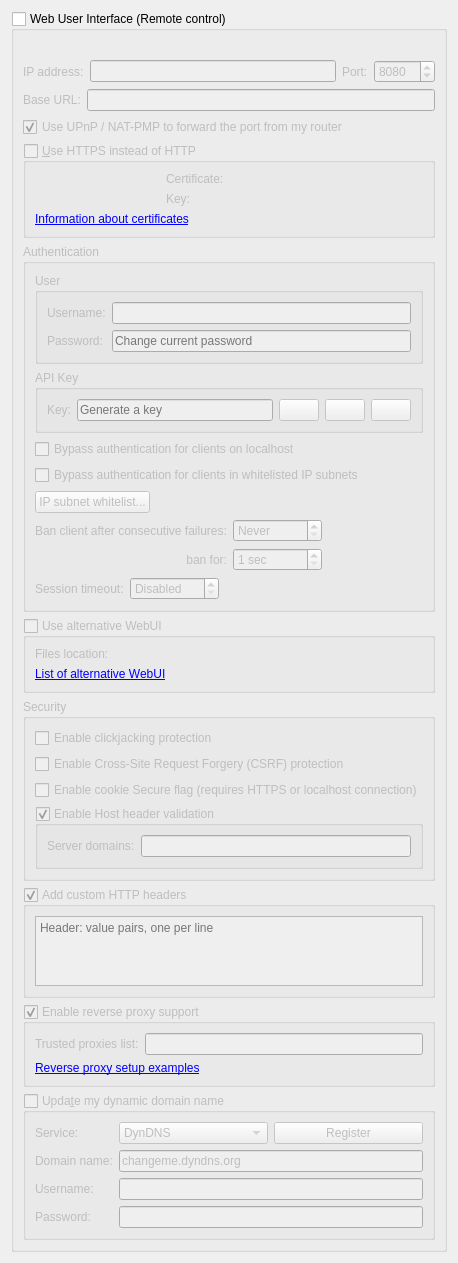
          <widget class="QWidget" name="scrollAreaWidgetContents_7">
           <property name="geometry">
            <rect>
             <x>0</x>
             <y>0</y>
             <width>382</width>
             <height>1045</height>
            </rect>
           </property>
           <layout class="QVBoxLayout" name="verticalLayout_23">
            <item>
             <widget class="QGroupBox" name="checkWebUI">
              <property name="title">
               <string>Web User Interface (Remote control)</string>
              </property>
              <property name="checkable">
               <bool>true</bool>
              </property>
              <property name="checked">
               <bool>false</bool>
              </property>
              <layout class="QVBoxLayout" name="verticalLayout_2">
               <item>
                <widget class="QLabel" name="labelWebUIError">
                 <property name="font">
                  <font>
                   <italic>true</italic>
                  </font>
                 </property>
                 <property name="text">
                  <string/>
                 </property>
                </widget>
               </item>
               <item>
                <layout class="QHBoxLayout" name="horizontalLayout_2">
                 <item>
                  <widget class="QLabel" name="lblWebUIAddress">
                   <property name="text">
                    <string>IP address:</string>
                   </property>
                  </widget>
                 </item>
                 <item>
                  <widget class="QLineEdit" name="textWebUIAddress">
                   <property name="toolTip">
                    <string>IP address that the Web UI will bind to.
Specify an IPv4 or IPv6 address. You can specify &quot;0.0.0.0&quot; for any IPv4 address,
&quot;::&quot; for any IPv6 address, or &quot;*&quot; for both IPv4 and IPv6.</string>
                   </property>
                  </widget>
                 </item>
                 <item>
                  <widget class="QLabel" name="lblWebUIPort">
                   <property name="text">
                    <string>Port:</string>
                   </property>
                  </widget>
                 </item>
                 <item>
                  <widget class="QSpinBox" name="spinWebUIPort">
                   <property name="minimum">
                    <number>1</number>
                   </property>
                   <property name="maximum">
                    <number>65535</number>
                   </property>
                   <property name="value">
                    <number>8080</number>
                   </property>
                  </widget>
                 </item>
                </layout>
               </item>
               <item>
                <layout class="QHBoxLayout" name="horizontalLayout_2">
                 <item>
                  <widget class="QLabel" name="lblWebUIBaseUrl">
                   <property name="text">
                    <string>Base URL:</string>
                   </property>
                  </widget>
                 </item>
                 <item>
                  <widget class="QLineEdit" name="textWebUIBaseUrl">
                   <property name="toolTip">
                    <string>Base URL when copying path to clipboard</string>
                   </property>
                  </widget>
                 </item>
                </layout>
               </item>
               <item>
                <widget class="QCheckBox" name="checkWebUIUPnP">
                 <property name="text">
                  <string>Use UPnP / NAT-PMP to forward the port from my router</string>
                 </property>
                 <property name="checked">
                  <bool>true</bool>
                 </property>
                </widget>
               </item>
               <item>
                <widget class="QGroupBox" name="checkWebUIHttps">
                 <property name="title">
                  <string>&amp;Use HTTPS instead of HTTP</string>
                 </property>
                 <property name="checkable">
                  <bool>true</bool>
                 </property>
                 <property name="checked">
                  <bool>false</bool>
                 </property>
                 <layout class="QGridLayout" name="gridLayout_11">
                  <item row="0" column="0">
                   <widget class="QLabel" name="lblSslCertStatus"/>
                  </item>
                  <item row="0" column="1">
                   <widget class="QLabel" name="lblWebUICrt">
                    <property name="text">
                     <string>Certificate:</string>
                    </property>
                   </widget>
                  </item>
                  <item row="0" column="2">
                   <widget class="FileSystemPathLineEdit" name="textWebUIHttpsCert" native="true"/>
                  </item>
                  <item row="1" column="0">
                   <widget class="QLabel" name="lblSslKeyStatus"/>
                  </item>
                  <item row="1" column="1">
                   <widget class="QLabel" name="lblWebUIKey">
                    <property name="text">
                     <string>Key:</string>
                    </property>
                   </widget>
                  </item>
                  <item row="1" column="2">
                   <widget class="FileSystemPathLineEdit" name="textWebUIHttpsKey" native="true"/>
                  </item>
                  <item row="2" column="0" colspan="3">
                   <widget class="QLabel" name="lblWebUICertInfo">
                    <property name="text">
                     <string>&lt;a href=https://httpd.apache.org/docs/current/ssl/ssl_faq.html#aboutcerts&gt;Information about certificates&lt;/a&gt;</string>
                    </property>
                    <property name="openExternalLinks">
                     <bool>true</bool>
                    </property>
                    <property name="textInteractionFlags">
                     <set>Qt::TextInteractionFlag::LinksAccessibleByKeyboard|Qt::TextInteractionFlag::LinksAccessibleByMouse</set>
                    </property>
                   </widget>
                  </item>
                 </layout>
                </widget>
               </item>
               <item>
                <widget class="QGroupBox" name="groupWebUIAuth">
                 <property name="title">
                  <string>Authentication</string>
                 </property>
                 <layout class="QVBoxLayout" name="verticalLayout_35">
                  <item>
                   <widget class="QGroupBox" name="groupWebUIUser">
                    <property name="title">
                     <string>User</string>
                    </property>
                    <layout class="QGridLayout" name="gridLayoutUser">
                     <item row="0" column="0">
                      <widget class="QLabel" name="lblWebUIUsername">
                       <property name="text">
                        <string>Username:</string>
                       </property>
                      </widget>
                     </item>
                     <item row="0" column="1">
                      <widget class="QLineEdit" name="textWebUIUsername"/>
                     </item>
                     <item row="1" column="0">
                      <widget class="QLabel" name="lblWebUIPassword">
                       <property name="text">
                        <string>Password:</string>
                       </property>
                      </widget>
                     </item>
                     <item row="1" column="1">
                      <widget class="QLineEdit" name="textWebUIPassword">
                       <property name="echoMode">
                        <enum>QLineEdit::EchoMode::Password</enum>
                       </property>
                       <property name="placeholderText">
                        <string>Change current password</string>
                       </property>
                      </widget>
                     </item>
                    </layout>
                   </widget>
                  </item>
                  <item>
                   <widget class="QGroupBox" name="groupWebUIAPIKey">
                    <property name="title">
                     <string>API Key</string>
                    </property>
                    <layout class="QGridLayout" name="gridLayoutAPIKey">
                     <item row="0" column="0">
                      <widget class="QLabel" name="lblWebUIAPIKey">
                       <property name="text">
                        <string>Key:</string>
                       </property>
                      </widget>
                     </item>
                     <item row="0" column="1">
                      <layout class="QHBoxLayout" name="horizontalLayoutAPIKey">
                       <item>
                        <widget class="QLineEdit" name="textWebUIAPIKey">
                         <property name="readOnly">
                          <bool>true</bool>
                         </property>
                         <property name="placeholderText">
                          <string>Generate a key</string>
                         </property>
                        </widget>
                       </item>
                       <item>
                        <widget class="QPushButton" name="btnWebUIAPIKeyCopy">
                         <property name="enabled">
                          <bool>false</bool>
                         </property>
                         <property name="toolTip">
                          <string>Copy API key</string>
                         </property>
                         <property name="icon">
                          <iconset>
                           <normaloff>:/icons/edit-copy.svg</normaloff>:/icons/edit-copy.svg</iconset>
                         </property>
                        </widget>
                       </item>
                       <item>
                        <widget class="QPushButton" name="btnWebUIAPIKeyRotate">
                         <property name="toolTip">
                          <string>Generate API key</string>
                         </property>
                         <property name="icon">
                          <iconset>
                           <normaloff>:/icons/view-refresh.svg</normaloff>:/icons/view-refresh.svg</iconset>
                         </property>
                        </widget>
                       </item>
                       <item>
                        <widget class="QPushButton" name="btnWebUIAPIKeyDelete">
                         <property name="toolTip">
                          <string>Delete API key</string>
                         </property>
                         <property name="icon">
                          <iconset>
                           <normaloff>:/icons/list-remove.svg</normaloff>:/icons/list-remove.svg</iconset>
                         </property>
                        </widget>
                       </item>
                      </layout>
                     </item>
                    </layout>
                   </widget>
                  </item>
                  <item>
                   <widget class="QCheckBox" name="checkBypassLocalAuth">
                    <property name="text">
                     <string>Bypass authentication for clients on localhost</string>
                    </property>
                   </widget>
                  </item>
                  <item>
                   <widget class="QCheckBox" name="checkBypassAuthSubnetWhitelist">
                    <property name="text">
                     <string>Bypass authentication for clients in whitelisted IP subnets</string>
                    </property>
                   </widget>
                  </item>
                  <item>
                   <widget class="QPushButton" name="IPSubnetWhitelistButton">
                    <property name="sizePolicy">
                     <sizepolicy hsizetype="Fixed" vsizetype="Fixed">
                      <horstretch>0</horstretch>
                      <verstretch>0</verstretch>
                     </sizepolicy>
                    </property>
                    <property name="text">
                     <string>IP subnet whitelist...</string>
                    </property>
                   </widget>
                  </item>
                  <item>
                   <layout class="QGridLayout" name="gridLayout_10">
                    <item row="0" column="0">
                     <widget class="QLabel" name="lblBanCounter">
                      <property name="text">
                       <string>Ban client after consecutive failures:</string>
                      </property>
                     </widget>
                    </item>
                    <item row="0" column="1">
                     <widget class="QSpinBox" name="spinBanCounter">
                      <property name="specialValueText">
                       <string>Never</string>
                      </property>
                      <property name="maximum">
                       <number>2147483647</number>
                      </property>
                     </widget>
                    </item>
                    <item row="0" column="2">
                     <spacer name="horizontalSpacer_15">
                      <property name="orientation">
                       <enum>Qt::Orientation::Horizontal</enum>
                      </property>
                      <property name="sizeHint" stdset="0">
                       <size>
                        <width>40</width>
                        <height>20</height>
                       </size>
                      </property>
                     </spacer>
                    </item>
                    <item row="1" column="0">
                     <widget class="QLabel" name="lblBanDuration">
                      <property name="text">
                       <string>ban for:</string>
                      </property>
                      <property name="alignment">
                       <set>Qt::AlignmentFlag::AlignRight|Qt::AlignmentFlag::AlignTrailing|Qt::AlignmentFlag::AlignVCenter</set>
                      </property>
                     </widget>
                    </item>
                    <item row="1" column="1">
                     <widget class="QSpinBox" name="spinBanDuration">
                      <property name="suffix">
                       <string> sec</string>
                      </property>
                      <property name="minimum">
                       <number>1</number>
                      </property>
                      <property name="maximum">
                       <number>2147483647</number>
                      </property>
                     </widget>
                    </item>
                   </layout>
                  </item>
                  <item>
                   <layout class="QHBoxLayout" name="horizontalLayout_13">
                    <item>
                     <widget class="QLabel" name="lblSessionTimeout">
                      <property name="text">
                       <string>Session timeout:</string>
                      </property>
                     </widget>
                    </item>
                    <item>
                     <widget class="QSpinBox" name="spinSessionTimeout">
                      <property name="specialValueText">
                       <string>Disabled</string>
                      </property>
                      <property name="suffix">
                       <string> sec</string>
                      </property>
                      <property name="maximum">
                       <number>2147483647</number>
                      </property>
                     </widget>
                    </item>
                    <item>
                     <spacer name="horizontalSpacer_11">
                      <property name="orientation">
                       <enum>Qt::Orientation::Horizontal</enum>
                      </property>
                      <property name="sizeHint" stdset="0">
                       <size>
                        <width>40</width>
                        <height>20</height>
                       </size>
                      </property>
                     </spacer>
                    </item>
                   </layout>
                  </item>
                 </layout>
                </widget>
               </item>
               <item>
                <widget class="QGroupBox" name="groupAltWebUI">
                 <property name="title">
                  <string>Use alternative WebUI</string>
                 </property>
                 <property name="checkable">
                  <bool>true</bool>
                 </property>
                 <property name="checked">
                  <bool>false</bool>
                 </property>
                 <layout class="QVBoxLayout" name="verticalLayout_41">
                  <item>
                   <layout class="QHBoxLayout" name="horizontalLayout_5">
                    <item>
                     <widget class="QLabel" name="labelWebUIRootFolder">
                      <property name="text">
                       <string>Files location:</string>
                      </property>
                     </widget>
                    </item>
                    <item>
                     <widget class="FileSystemPathLineEdit" name="textWebUIRootFolder" native="true"/>
                    </item>
                   </layout>
                  </item>
                  <item>
                   <widget class="QLabel" name="lblAltWebUIList">
                    <property name="text">
                     <string>&lt;a href=&quot;https://github.com/qbittorrent/qBittorrent/wiki/List-of-known-alternate-WebUIs&quot;&gt;List of alternative WebUI&lt;/a&gt;</string>
                    </property>
                    <property name="openExternalLinks">
                     <bool>true</bool>
                    </property>
                    <property name="textInteractionFlags">
                     <set>Qt::TextInteractionFlag::LinksAccessibleByKeyboard|Qt::TextInteractionFlag::LinksAccessibleByMouse</set>
                    </property>
                   </widget>
                  </item>
                 </layout>
                </widget>
               </item>
               <item>
                <widget class="QGroupBox" name="groupBox_3">
                 <property name="title">
                  <string>Security</string>
                 </property>
                 <layout class="QVBoxLayout" name="verticalLayout_33">
                  <item>
                   <widget class="QCheckBox" name="checkClickjacking">
                    <property name="text">
                     <string>Enable clickjacking protection</string>
                    </property>
                   </widget>
                  </item>
                  <item>
                   <widget class="QCheckBox" name="checkCSRFProtection">
                    <property name="text">
                     <string>Enable Cross-Site Request Forgery (CSRF) protection</string>
                    </property>
                   </widget>
                  </item>
                  <item>
                   <widget class="QCheckBox" name="checkSecureCookie">
                    <property name="text">
                     <string>Enable cookie Secure flag (requires HTTPS or localhost connection)</string>
                    </property>
                   </widget>
                  </item>
                  <item>
                   <widget class="QGroupBox" name="groupHostHeaderValidation">
                    <property name="title">
                     <string>Enable Host header validation</string>
                    </property>
                    <property name="checkable">
                     <bool>true</bool>
                    </property>
                    <layout class="QVBoxLayout" name="verticalLayout_32">
                     <item>
                      <layout class="QHBoxLayout" name="horizontalLayout_10">
                       <item>
                        <widget class="QLabel" name="labelServerDomains">
                         <property name="text">
                          <string>Server domains:</string>
                         </property>
                        </widget>
                       </item>
                       <item>
                        <widget class="QLineEdit" name="textServerDomains">
                         <property name="toolTip">
                          <string>Whitelist for filtering HTTP Host header values.
In order to defend against DNS rebinding attack,
you should put in domain names used by WebUI server.

Use ';' to split multiple entries. Can use wildcard '*'.</string>
                         </property>
                        </widget>
                       </item>
                      </layout>
                     </item>
                    </layout>
                   </widget>
                  </item>
                 </layout>
                </widget>
               </item>
               <item>
                <widget class="QGroupBox" name="groupWebUIAddCustomHTTPHeaders">
                 <property name="title">
                  <string>Add custom HTTP headers</string>
                 </property>
                 <property name="checkable">
                  <bool>true</bool>
                 </property>
                 <layout class="QVBoxLayout" name="verticalLayout_8">
                  <item>
                   <widget class="QPlainTextEdit" name="textWebUICustomHTTPHeaders">
                    <property name="tabChangesFocus">
                     <bool>true</bool>
                    </property>
                    <property name="lineWrapMode">
                     <enum>QPlainTextEdit::LineWrapMode::NoWrap</enum>
                    </property>
                    <property name="placeholderText">
                     <string>Header: value pairs, one per line</string>
                    </property>
                   </widget>
                  </item>
                 </layout>
                </widget>
               </item>
               <item>
                <widget class="QGroupBox" name="groupEnableReverseProxySupport">
                 <property name="title">
                  <string>Enable reverse proxy support</string>
                 </property>
                 <property name="checkable">
                  <bool>true</bool>
                 </property>
                 <layout class="QVBoxLayout" name="verticalLayout_331">
                  <item>
                   <layout class="QHBoxLayout" name="horizontalLayout_131">
                    <item>
                     <widget class="QLabel" name="lblReverseProxiesList">
                      <property name="text">
                       <string>Trusted proxies list:</string>
                      </property>
                     </widget>
                    </item>
                    <item>
                     <widget class="QLineEdit" name="textTrustedReverseProxiesList">
                      <property name="toolTip">
                       <string>Specify reverse proxy IPs (or subnets, e.g. 0.0.0.0/24) in order to use forwarded client address (X-Forwarded-For header). Use ';' to split multiple entries.</string>
                      </property>
                     </widget>
                    </item>
                   </layout>
                  </item>
                  <item>
                   <widget class="QLabel" name="labelReverseProxyLink">
                    <property name="text">
                     <string>&lt;a href=https://github.com/qbittorrent/qBittorrent/wiki#reverse-proxy-setup-for-webui-access&gt;Reverse proxy setup examples&lt;/a&gt;</string>
                    </property>
                    <property name="openExternalLinks">
                     <bool>true</bool>
                    </property>
                    <property name="textInteractionFlags">
                     <set>Qt::TextInteractionFlag::LinksAccessibleByKeyboard|Qt::TextInteractionFlag::LinksAccessibleByMouse</set>
                    </property>
                   </widget>
                  </item>
                 </layout>
                </widget>
               </item>
               <item>
                <widget class="QGroupBox" name="checkDynDNS">
                 <property name="title">
                  <string>Upda&amp;te my dynamic domain name</string>
                 </property>
                 <property name="checkable">
                  <bool>true</bool>
                 </property>
                 <property name="checked">
                  <bool>false</bool>
                 </property>
                 <layout class="QFormLayout" name="formLayout_5">
                  <item row="0" column="0">
                   <widget class="QLabel" name="label_19">
                    <property name="text">
                     <string>Service:</string>
                    </property>
                   </widget>
                  </item>
                  <item row="0" column="1">
                   <layout class="QHBoxLayout" name="horizontalLayout_3">
                    <item>
                     <widget class="QComboBox" name="comboDNSService">
                      <item>
                       <property name="text">
                        <string notr="true">DynDNS</string>
                       </property>
                      </item>
                      <item>
                       <property name="text">
                        <string notr="true">No-IP</string>
                       </property>
                      </item>
                     </widget>
                    </item>
                    <item>
                     <widget class="QPushButton" name="registerDNSBtn">
                      <property name="text">
                       <string>Register</string>
                      </property>
                     </widget>
                    </item>
                   </layout>
                  </item>
                  <item row="1" column="0">
                   <widget class="QLabel" name="label_20">
                    <property name="text">
                     <string>Domain name:</string>
                    </property>
                   </widget>
                  </item>
                  <item row="1" column="1">
                   <widget class="QLineEdit" name="domainNameTxt">
                    <property name="text">
                     <string notr="true">changeme.dyndns.org</string>
                    </property>
                   </widget>
                  </item>
                  <item row="2" column="0">
                   <widget class="QLabel" name="label_21">
                    <property name="text">
                     <string>Username:</string>
                    </property>
                   </widget>
                  </item>
                  <item row="2" column="1">
                   <widget class="QLineEdit" name="DNSUsernameTxt"/>
                  </item>
                  <item row="3" column="0">
                   <widget class="QLabel" name="label_22">
                    <property name="text">
                     <string>Password:</string>
                    </property>
                   </widget>
                  </item>
                  <item row="3" column="1">
                   <widget class="QLineEdit" name="DNSPasswordTxt">
                    <property name="echoMode">
                     <enum>QLineEdit::EchoMode::Password</enum>
                    </property>
                   </widget>
                  </item>
                 </layout>
                </widget>
               </item>
              </layout>
             </widget>
            </item>
            <item>
             <spacer name="verticalSpacer">
              <property name="orientation">
               <enum>Qt::Orientation::Vertical</enum>
              </property>
              <property name="sizeHint" stdset="0">
               <size>
                <width>20</width>
                <height>40</height>
               </size>
              </property>
             </spacer>
            </item>
           </layout>
          </widget>
